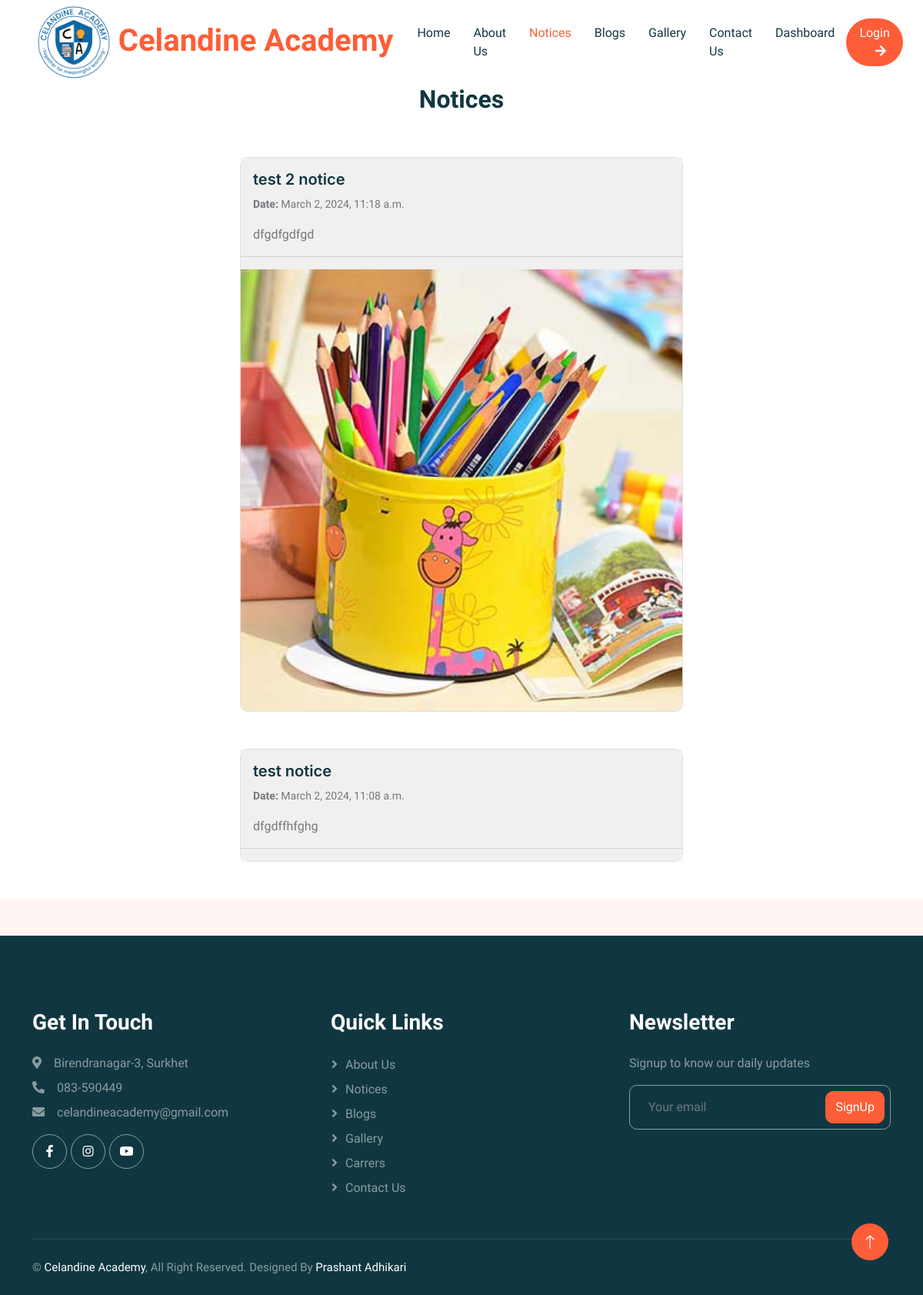
The page /notice/ on the database its author committed.
### base/models.py (models this page shows, shortened)
class SchoolSetup(models.Model):
    data_set = models.CharField(max_length=255)
    logo = models.ImageField(upload_to="uploads/logos")
    school_name = models.CharField(max_length=255)
    address = models.CharField(max_length=255)
    contact = models.CharField(max_length=255)
    email = models.EmailField(max_length=255)
    opening_hours = models.CharField(max_length=255)
    map_url = models.URLField(null=True, blank=True)
    created_at = models.DateTimeField(auto_now_add=True)
    class Meta:
        verbose_name_plural = "01. School Setup"

class Notice(models.Model):
    title = models.CharField(max_length=255)
    body = models.TextField()
    image = models.ImageField(upload_to="uploads/notice_images", blank=True)
    created_at = models.DateTimeField(auto_now_add=True)
    class Meta:
        verbose_name_plural = "16. Notices"
        ordering = ['-created_at']

### base/views.py (the view)
# urls.py: path('notice/', views.notice, name='notice'),
def notice(request):
    notices = Notice.objects.all()
    context = {'notices': notices}
    return render(request, 'notice.html', context)

### base/context_processors.py (called while the page is built)
def custom_data(request):
    if SchoolSetup.objects.all().exists():
        setup = SchoolSetup.objects.all().order_by('-created_at')
        data = setup[0]
        return {'data': data}
    else:
        data=None
        return {'data': data}

def social_data(request):
    if Socials.objects.all().exists():
        social = Socials.objects.all().order_by('-created_at')
        sodata = social[0]
        return {'sodata': sodata}
    else:
        sodata=None
        return {'sodata': sodata}

def vision_data(request):
    if Vision.objects.all().exists():
        vision = Vision.objects.all().order_by('-created_at')
        vdata = vision[0]
        return {'vdata': vdata}
    else:
        vdata = None
        return {'vdata': vdata}

def mission_data(request):
    if Mission.objects.all().exists():
        mission = Mission.objects.all().order_by('-created_at')
        mdata = mission[0]
        return {'mdata': mdata}
    else:
        mdata = None
        return {'mdata': mdata}

def message_data(request):
    msgdata = MessageFrom.objects.all()
    return {'message_data': msgdata}

def team_data(request):
    team = TeamMember.objects.all()
    return {'tdata': team}

def faq(request):
    faq = Faqs.objects.all()
    return {'fdata': faq}

def courses(request):
    courses = Courses.objects.all()
    return {'cdata': courses}

def testimonial(request):
    tmsg = Testimonial.objects.all()
    return {'tedata': tmsg}

def popup(request):
    modal = PopupMessage.objects.all()
    return {'pdata': modal}

### templates/notice.html (shortened to what this page needs)
{% extends 'main.html' %}
{% load static %}
{% block content %}
<div class="container-xxl bg-white p-0">
    <div class="container-fluid">
        <div class="row mb-5">
            <div class="col text-center">
                <h2>Notices</h2>
            </div>
        </div>
        <div class="row justify-content-center">
            <div class="col-6">
                {% for notice in notices %}
                <div class="card mb-5">
                    <div class="row g-0"  style="background: rgb(240, 240, 240);">
                        <div class="col"">
                            <div class="card-body">
                                <h5 class="card-title">{{ notice.title }}</h5>
                                <p class="card-text"><small class="text-body-secondary"><b>Date:</b>
                                        {{notice.created_at}}</small>
                                </p>
                                <p class="card-text">{{ notice.body }}</p>
                            </div>
                        </div>
                        <hr>
                    </div>
                    <div class="row">
                        <div class="col"">
                            {% if notice.image %}
                            {% if notice.image.url %}
                            <a href=" #" class="image-link" data-src="{{ notice.image.url }}">
                            <img src="{{ notice.image.url }}" class="card-img-bottom" alt="...">
                            </a>
                            {% endif %}
                            {% endif %}
                        </div>
                    </div>
                </div>
                {% endfor %}
            </div>
        </div>
    </div>
</div>
{% endblock %}

### templates/header.html (shortened to what this page needs)
{% block content %}
<div class="container-xxl bg-white p-0">
    <nav class="navbar navbar-expand-lg bg-white navbar-light sticky-top px-4 px-lg-5 py-lg-0">
        <a href="{% url 'home' %}" class="navbar-brand">
            <h1 class="m-0 text-primary">
                <img src="{{data.logo.url}}" class="" alt="" height="100px">
                {{data.school_name}}
            </h1>
        </a>
        <div class="collapse navbar-collapse" id="navbarCollapse">
            <div class="navbar-nav mx-auto">
                {% with url_name=request.resolver_match.url_name %}
                <a href="{% url 'home' %}"
                    class="nav-item nav-link {% if url_name == 'home' %}active{% endif %}">Home</a>
                <a href="{% url 'about' %}"
                    class="nav-item nav-link {% if url_name == 'about' %}active{% endif %}">About Us</a>
                <a href="{% url 'notice' %}"
                    class="nav-item nav-link {% if url_name == 'notice' %}active{% endif %}">Notices</a>
                <a href="{% url 'blogs' %}"
                    class="nav-item nav-link {% if url_name == 'blogs' %}active{% endif %}">Blogs</a>
                <a href="{% url 'gallery' %}"
                    class="nav-item nav-link {% if url_name == 'gallery' %}active{% endif %}">Gallery</a>
                <a href="{% url 'contact' %}"
                    class="nav-item nav-link {% if url_name == 'contact' %}active{% endif %}">Contact Us</a>
                <a href="{% url 'dashboard' %}"
                    class="nav-item nav-link {% if url_name == 'dashboard' %}active{% endif %}">Dashboard</a>
                {% endwith %}
            </div>
            {% if request.user.is_authenticated %}
            <a href="{% url 'logout' %}" class="btn btn-primary rounded-pill px-3 d-none d-lg-block">Logout<i
                    class="fa fa-arrow-down ms-3"></i></a>
            {% else %}
            <a href="{% url 'login' %}" class="btn btn-primary rounded-pill px-3 d-none d-lg-block">Login<i
                    class="fa fa-arrow-right ms-3"></i></a>
            {% endif %}
        </div>
    </nav>
</div>
{% endblock %}

### templates/footer.html (shortened to what this page needs)
{% block content %}
<div class="container-fluid bg-dark text-white-50 footer pt-5 mt-5 wow fadeIn" data-wow-delay="0.1s">
    <div class="container py-5">
        <div class="row g-5">
            <div class="col-lg-4 col-md-6">
                <h3 class="text-white mb-4">Get In Touch</h3>
                <p class="mb-2"><i class="fa fa-map-marker-alt me-3"></i>{{data.address}}</p>
                <p class="mb-2"><i class="fa fa-phone-alt me-3"></i>{{data.contact}}</p>
                <p class="mb-2"><i class="fa fa-envelope me-3"></i>{{data.email}}</p>
                <div class="d-flex pt-2">
                    <a class="btn btn-outline-light btn-social" href="{{sodata.facebook_url}}"><i
                            class="fab fa-facebook-f"></i></a>
                    <a class="btn btn-outline-light btn-social" href="{{sodata.instagram_url}}"><i
                            class="fab fa-instagram"></i></a>
                    <a class="btn btn-outline-light btn-social" href="{{sodata.youtube_url}}"><i
                            class="fab fa-youtube"></i></a>
                </div>
            </div>
            <div class="col-lg-4 col-md-6">
                <h3 class="text-white mb-4">Quick Links</h3>
                <a class="btn btn-link text-white-50" href="{% url 'about' %}">About Us</a>
                <a class="btn btn-link text-white-50" href="{% url 'notice' %}">Notices</a>
                <a class="btn btn-link text-white-50" href="{% url 'blogs' %}">Blogs</a>
                <a class="btn btn-link text-white-50" href="{% url 'gallery' %}">Gallery</a>
                <a class="btn btn-link text-white-50" href="{% url 'carrers' %}">Carrers</a>
                <a class="btn btn-link text-white-50" href="{% url 'contact' %}">Contact Us</a>
            </div>
            <div class="col-lg-4 col-md-6">
                <h3 class="text-white mb-4">Newsletter</h3>
                <p>Signup to know our daily updates</p>
                <div class="position-relative mx-auto" style="max-width: 400px;">
                    <input class="form-control bg-transparent w-100 py-3 ps-4 pe-5" type="text"
                        placeholder="Your email">
                    <button type="button"
                        class="btn btn-primary py-2 position-absolute top-0 end-0 mt-2 me-2">SignUp</button>
                </div>
            </div>
        </div>
    </div>
    <div class="container">
        <div class="copyright">
            <div class="row">
                <div class="col-md-6 text-center text-md-start mb-3 mb-md-0">
                    &copy; <a class="" href="{% url 'home' %}">{{data.school_name}}</a>, All Right Reserved.
                    Designed By <a class="" href="#">Prashant Adhikari</a>
                </div>
            </div>
        </div>
    </div>
</div>
<a href="#" class="btn btn-lg btn-primary btn-lg-square back-to-top"><i class="bi bi-arrow-up"></i></a>
{% endblock %}

### static/css/style.css (style rules this page uses)
:root { --primary: #FE5D37; --light: #FFF5F3; --dark: #103741; }
.back-to-top { position: fixed; display: none; right: 45px; bottom: 45px; z-index: 99; }
.btn { font-weight: 500; transition: .5s; }
.btn.btn-primary { color: #FFFFFF; }
.btn-lg-square { width: 48px; height: 48px; }
.btn-square, .btn-sm-square, .btn-lg-square { padding: 0; display: flex; align-items: center; justify-content: center; font-weight: normal; border-radius: 50px; }
h1, h2, h3, h4, .h1, .h2, .h3, .h4, .display-1, .display-2, .display-3, .display-4, .display-5, .display-6 { font-family: 'Lobster Two', cursive; font-weight: 700; }
h5, h6, .h5, .h6 { font-weight: 600; }
.navbar .navbar-nav .nav-link { padding: 30px 15px; color: var(--dark); font-weight: 500; outline: none; }
.navbar .navbar-nav .nav-link:hover, .navbar .navbar-nav .nav-link.active { color: var(--primary); }
.navbar.sticky-top { top: -100px; transition: .5s; }
.footer .btn.btn-social { margin-right: 5px; width: 45px; height: 45px; display: flex; align-items: center; justify-content: center; color: #FFFFFF; border: 1px solid rgba(255,255,255,0.5); border-radius: 45px; transition: .3s; }
.footer .btn.btn-link { display: block; margin-bottom: 5px; padding: 0; text-align: left; font-size: 16px; font-weight: normal; text-transform: capitalize; transition: .3s; }
.footer .btn.btn-link::before { position: relative; content: "\f105"; font-family: "Font Awesome 5 Free"; font-weight: 900; margin-right: 10px; }
.footer .form-control { border-color: rgba(255,255,255,0.5); }
.footer .copyright { padding: 25px 0; font-size: 15px; border-top: 1px solid rgba(256, 256, 256, .1); }
.footer .copyright a { color: #FFFFFF; }

### rows shown on the page
SchoolSetup: logo (picture), school_name "Celandine Academy", address "Birendranagar-3, Surkhet", contact "083-590449", email "celandineacademy@gmail.com"
Notice: title "test 2 notice", created_at "March 2, 2024, 11:18 a.m.", body "dfgdfgdfgd", image (picture)
Notice: title "test notice", created_at "March 2, 2024, 11:08 a.m.", body "dfgdffhfghg"
